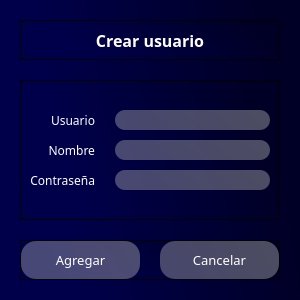
<?xml version="1.0" encoding="UTF-8"?>
<ui version="4.0">
 <class>Dialog</class>
 <widget class="QDialog" name="Dialog">
  <property name="geometry">
   <rect>
    <x>0</x>
    <y>0</y>
    <width>300</width>
    <height>300</height>
   </rect>
  </property>
  <property name="windowTitle">
   <string>Crear usuario</string>
  </property>
  <property name="windowIcon">
   <iconset>
    <normaloff>../icons/book.png</normaloff>../icons/book.png</iconset>
  </property>
  <property name="modal">
   <bool>true</bool>
  </property>
  <layout class="QHBoxLayout" name="horizontalLayout">
   <property name="spacing">
    <number>1</number>
   </property>
   <property name="leftMargin">
    <number>0</number>
   </property>
   <property name="topMargin">
    <number>0</number>
   </property>
   <property name="rightMargin">
    <number>0</number>
   </property>
   <property name="bottomMargin">
    <number>0</number>
   </property>
   <item>
    <widget class="QWidget" name="widget" native="true">
     <property name="styleSheet">
      <string notr="true">background-color: qlineargradient(spread:pad, x1:1, y1:0.363, x2:0, y2:0.528864, stop:0.0696517 rgba(0, 0, 38, 255), stop:0.81592 rgba(0, 0, 74, 255));</string>
     </property>
     <layout class="QVBoxLayout" name="verticalLayout" stretch="2,7,1">
      <property name="spacing">
       <number>20</number>
      </property>
      <property name="leftMargin">
       <number>20</number>
      </property>
      <property name="topMargin">
       <number>20</number>
      </property>
      <property name="rightMargin">
       <number>20</number>
      </property>
      <property name="bottomMargin">
       <number>20</number>
      </property>
      <item>
       <widget class="QFrame" name="header">
        <property name="frameShape">
         <enum>QFrame::StyledPanel</enum>
        </property>
        <property name="frameShadow">
         <enum>QFrame::Raised</enum>
        </property>
        <layout class="QVBoxLayout" name="verticalLayout_3">
         <property name="spacing">
          <number>0</number>
         </property>
         <property name="leftMargin">
          <number>0</number>
         </property>
         <property name="topMargin">
          <number>0</number>
         </property>
         <property name="rightMargin">
          <number>0</number>
         </property>
         <property name="bottomMargin">
          <number>0</number>
         </property>
         <item>
          <widget class="QLabel" name="lblTitulo">
           <property name="font">
            <font>
             <family>Candara</family>
             <pointsize>12</pointsize>
             <weight>75</weight>
             <bold>true</bold>
            </font>
           </property>
           <property name="styleSheet">
            <string notr="true">color: rgb(255, 255, 255);
background-color: none;</string>
           </property>
           <property name="text">
            <string>Crear usuario</string>
           </property>
           <property name="alignment">
            <set>Qt::AlignCenter</set>
           </property>
          </widget>
         </item>
        </layout>
       </widget>
      </item>
      <item>
       <widget class="QFrame" name="content">
        <property name="frameShape">
         <enum>QFrame::StyledPanel</enum>
        </property>
        <property name="frameShadow">
         <enum>QFrame::Raised</enum>
        </property>
        <layout class="QVBoxLayout" name="verticalLayout_2">
         <item>
          <layout class="QFormLayout" name="formLayout">
           <property name="labelAlignment">
            <set>Qt::AlignRight|Qt::AlignTrailing|Qt::AlignVCenter</set>
           </property>
           <property name="formAlignment">
            <set>Qt::AlignLeading|Qt::AlignLeft|Qt::AlignVCenter</set>
           </property>
           <property name="horizontalSpacing">
            <number>20</number>
           </property>
           <property name="verticalSpacing">
            <number>10</number>
           </property>
           <item row="0" column="0">
            <widget class="QLabel" name="lblUser">
             <property name="font">
              <font>
               <family>Candara</family>
               <pointsize>9</pointsize>
              </font>
             </property>
             <property name="styleSheet">
              <string notr="true">color: rgb(255, 255, 255);
background-color: none;</string>
             </property>
             <property name="text">
              <string>Usuario</string>
             </property>
             <property name="alignment">
              <set>Qt::AlignRight|Qt::AlignTrailing|Qt::AlignVCenter</set>
             </property>
            </widget>
           </item>
           <item row="1" column="0">
            <widget class="QLabel" name="lblNombre">
             <property name="font">
              <font>
               <family>Candara</family>
               <pointsize>9</pointsize>
              </font>
             </property>
             <property name="styleSheet">
              <string notr="true">color: rgb(255, 255, 255);
background-color: none;</string>
             </property>
             <property name="text">
              <string>Nombre</string>
             </property>
             <property name="alignment">
              <set>Qt::AlignRight|Qt::AlignTrailing|Qt::AlignVCenter</set>
             </property>
            </widget>
           </item>
           <item row="2" column="0">
            <widget class="QLabel" name="lblPass">
             <property name="font">
              <font>
               <family>Candara</family>
               <pointsize>9</pointsize>
              </font>
             </property>
             <property name="styleSheet">
              <string notr="true">color: rgb(255, 255, 255);
background-color: none;</string>
             </property>
             <property name="text">
              <string>Contraseña</string>
             </property>
             <property name="alignment">
              <set>Qt::AlignRight|Qt::AlignTrailing|Qt::AlignVCenter</set>
             </property>
            </widget>
           </item>
           <item row="0" column="1">
            <widget class="QLineEdit" name="txtUser">
             <property name="font">
              <font>
               <family>Candara</family>
               <pointsize>10</pointsize>
              </font>
             </property>
             <property name="styleSheet">
              <string notr="true">background-color: qlineargradient(spread:pad, x1:1, y1:0.363, x2:0, y2:0.528864, stop:0.0696517 rgba(184, 184, 184, 105), stop:0.81592 rgba(195, 195, 195, 94));

border-radius: 10px;
color: rgb(255, 255, 255);
padding-left: 10px;</string>
             </property>
            </widget>
           </item>
           <item row="1" column="1">
            <widget class="QLineEdit" name="txtNombre">
             <property name="font">
              <font>
               <family>Candara</family>
               <pointsize>10</pointsize>
              </font>
             </property>
             <property name="styleSheet">
              <string notr="true">background-color: qlineargradient(spread:pad, x1:1, y1:0.363, x2:0, y2:0.528864, stop:0.0696517 rgba(184, 184, 184, 105), stop:0.81592 rgba(195, 195, 195, 94));

border-radius: 10px;
color: rgb(255, 255, 255);
padding-left: 10px;</string>
             </property>
            </widget>
           </item>
           <item row="2" column="1">
            <widget class="QLineEdit" name="txtPass">
             <property name="font">
              <font>
               <family>Candara</family>
               <pointsize>10</pointsize>
              </font>
             </property>
             <property name="styleSheet">
              <string notr="true">background-color: qlineargradient(spread:pad, x1:1, y1:0.363, x2:0, y2:0.528864, stop:0.0696517 rgba(184, 184, 184, 105), stop:0.81592 rgba(195, 195, 195, 94));

border-radius: 10px;
color: rgb(255, 255, 255);
padding-left: 10px;</string>
             </property>
             <property name="echoMode">
              <enum>QLineEdit::Password</enum>
             </property>
            </widget>
           </item>
          </layout>
         </item>
        </layout>
       </widget>
      </item>
      <item>
       <widget class="QFrame" name="footer">
        <property name="frameShape">
         <enum>QFrame::StyledPanel</enum>
        </property>
        <property name="frameShadow">
         <enum>QFrame::Raised</enum>
        </property>
        <layout class="QHBoxLayout" name="horizontalLayout_3">
         <property name="spacing">
          <number>20</number>
         </property>
         <property name="leftMargin">
          <number>0</number>
         </property>
         <property name="topMargin">
          <number>0</number>
         </property>
         <property name="rightMargin">
          <number>0</number>
         </property>
         <property name="bottomMargin">
          <number>0</number>
         </property>
         <item>
          <widget class="QPushButton" name="btnAgregar">
           <property name="font">
            <font>
             <family>Candara</family>
             <pointsize>10</pointsize>
            </font>
           </property>
           <property name="styleSheet">
            <string notr="true">QPushButton#btnAgregar{
	background-color: qlineargradient(spread:pad, x1:1, y1:0.363, x2:0, y2:0.528864, stop:0.0696517 rgba(184, 184, 184, 105), stop:0.81592 rgba(195, 195, 195, 94));
	
	color: rgba(255, 255, 255);
	border-radius: 15px;
	padding: 10px;
}

QPushButton#btnAgregar:hover{
	background-color: qlineargradient(spread:pad, x1:1, y1:0.363, x2:0, y2:0.528864, stop:0.0696517 rgba(150, 150, 150, 255), stop:0.81592 rgba(201, 201, 201, 255));
}

QPushButton#btnAgregar:pressed{
	background-color: rgb(173, 173, 173);
}</string>
           </property>
           <property name="text">
            <string>Agregar</string>
           </property>
          </widget>
         </item>
         <item>
          <widget class="QPushButton" name="btnCancelar">
           <property name="font">
            <font>
             <family>Candara</family>
             <pointsize>10</pointsize>
            </font>
           </property>
           <property name="styleSheet">
            <string notr="true">QPushButton#btnCancelar{
	background-color: qlineargradient(spread:pad, x1:1, y1:0.363, x2:0, y2:0.528864, stop:0.0696517 rgba(184, 184, 184, 105), stop:0.81592 rgba(195, 195, 195, 94));
	
	color: rgba(255, 255, 255);
	border-radius: 15px;
	padding: 10px;
}

QPushButton#btnCancelar:hover{
	background-color: qlineargradient(spread:pad, x1:1, y1:0.363, x2:0, y2:0.528864, stop:0.0696517 rgba(150, 150, 150, 255), stop:0.81592 rgba(201, 201, 201, 255));
}

QPushButton#btnCancelar:pressed{
	background-color: rgb(173, 173, 173);
}</string>
           </property>
           <property name="text">
            <string>Cancelar</string>
           </property>
          </widget>
         </item>
        </layout>
       </widget>
      </item>
     </layout>
    </widget>
   </item>
  </layout>
 </widget>
 <resources/>
 <connections/>
</ui>
